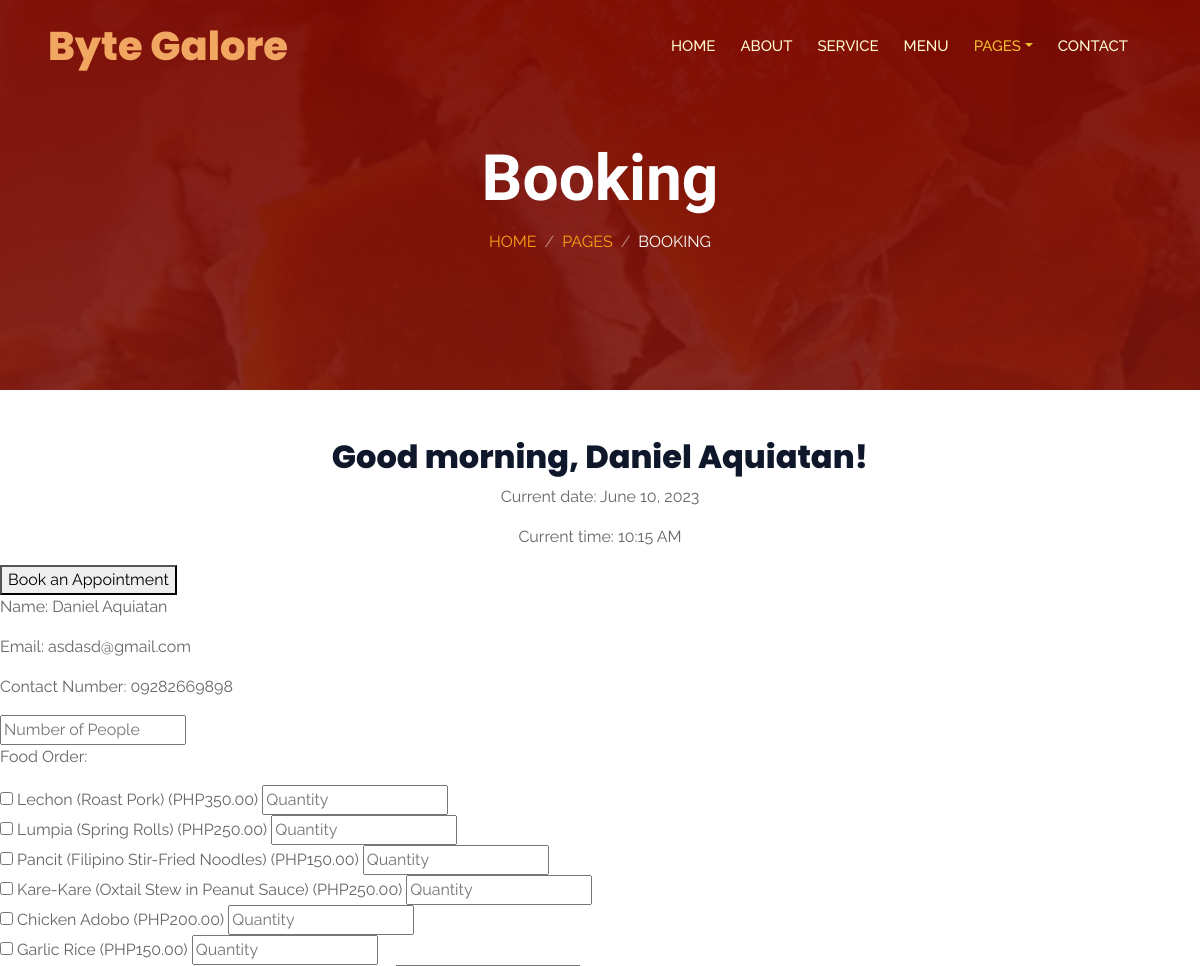
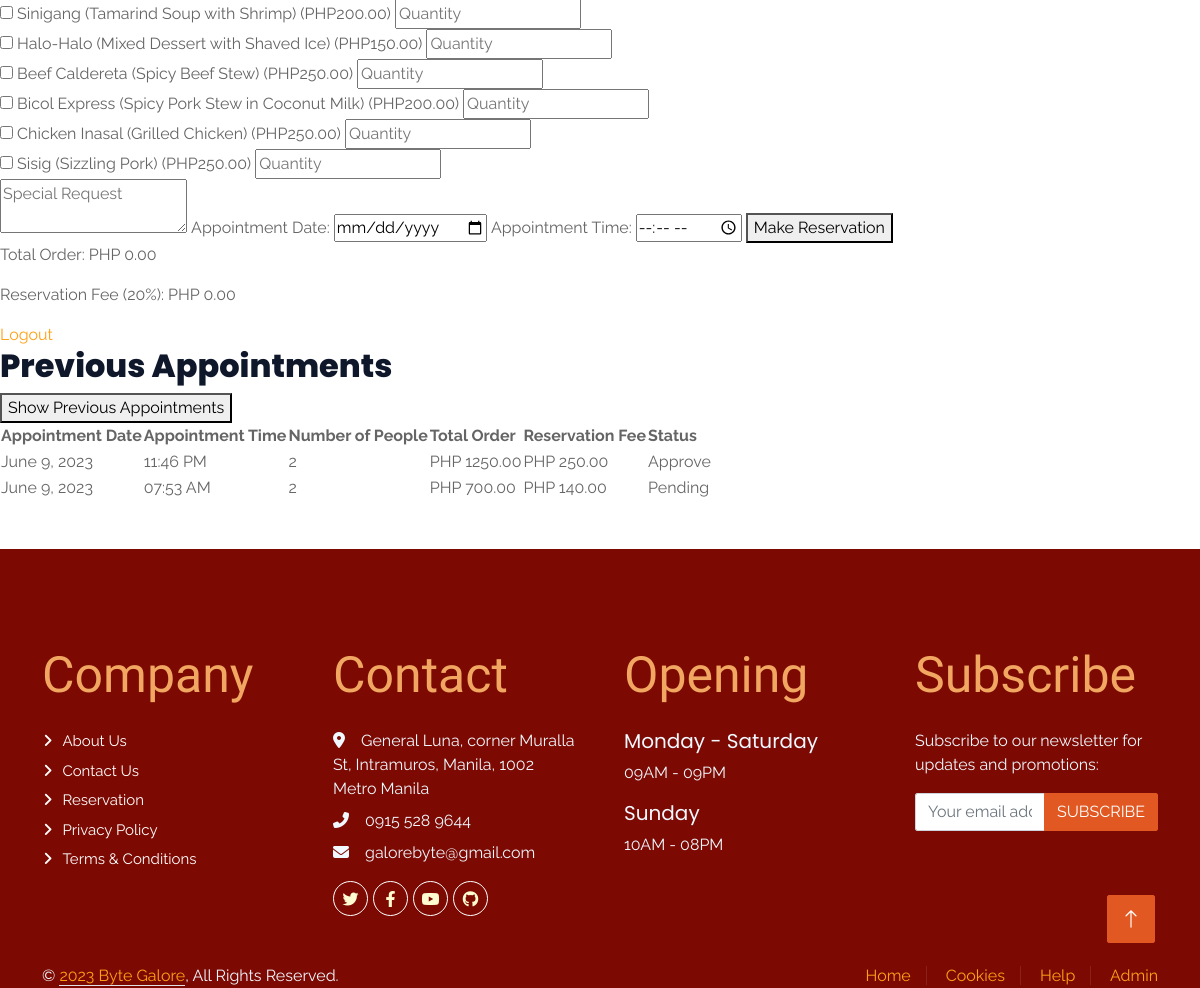
/booking.php (signed in), run on the app's committed database (2 pictures, top to bottom).
### tables this page shows
CREATE TABLE `users` (
  `id` int(225) NOT NULL,
  `name` varchar(100) NOT NULL,
  `email` varchar(100) NOT NULL,
  `password` varchar(100) NOT NULL,
  `profile_picture` varchar(1) NOT NULL,
  `contact_number` varchar(100) NOT NULL
);

CREATE TABLE `food_menu` (
  `id` int(11) NOT NULL,
  `name` varchar(255) NOT NULL,
  `price` decimal(10,2) NOT NULL
);

CREATE TABLE `appointments` (
  `id` int(11) NOT NULL,
  `user_id` int(11) DEFAULT NULL,
  `num_people` int(11) NOT NULL,
  `quantity` int(11) NOT NULL,
  `food_order` text NOT NULL,
  `special_request` text NOT NULL,
  `total_order` decimal(10,2) NOT NULL,
  `reservation_fee` decimal(10,2) NOT NULL,
  `proof_of_payment` varchar(255) NOT NULL,
  `reference_number` varchar(255) DEFAULT NULL,
  `appointment_time` time NOT NULL,
  `appointment_date` date NOT NULL,
  `booking_datetime` datetime NOT NULL,
  `status` varchar(20) NOT NULL DEFAULT 'Pending'
);

### booking.php (the view, shortened to what this page needs)
<?php
$conn = mysqli_connect('localhost', 'root', 'root', 'bytegalore');
$userId = $_SESSION['user_id'];
$query = "SELECT * FROM users WHERE id = '$userId'";
$result = mysqli_query($conn, $query);
$user = mysqli_fetch_assoc($result);
$userName = $user['name'];
$userEmail = $user['email'];
$userContactNumber = $user['contact_number'];
$query = "SELECT * FROM food_menu";
$result = mysqli_query($conn, $query);
$foodMenu = mysqli_fetch_all($result, MYSQLI_ASSOC);
$query = "SELECT * FROM appointments WHERE user_id = '$userId' ORDER BY appointment_date DESC";
$result = mysqli_query($conn, $query);
$appointments = mysqli_fetch_all($result, MYSQLI_ASSOC);
$currentDate = date('F j, Y');
$currentTime = date('h:i A');
?>
<!DOCTYPE html>
<html lang="en">
  <head>
    <link
      href="https://cdnjs.cloudflare.com/ajax/libs/font-awesome/5.10.0/css/all.min.css"
      rel="stylesheet"
    />
    <link
      href="https://cdn.jsdelivr.net/npm/bootstrap-icons@1.4.1/font/bootstrap-icons.css"
      rel="stylesheet"
    />
    <link rel="stylesheet" href="https://cdnjs.cloudflare.com/ajax/libs/font-awesome/6.1.1/css/all.min.css"
    />
    <link href="lib/animate/animate.min.css" rel="stylesheet" />
    <link href="lib/owlcarousel/assets/owl.carousel.min.css" rel="stylesheet" />
    <link
      href="lib/tempusdominus/css/tempusdominus-bootstrap-4.min.css"
      rel="stylesheet"
    />
    <link href="css/bootstrap.min.css" rel="stylesheet" />
    <link href="css/style.css" rel="stylesheet" />
  </head>
  <body>
    <div class="container-xxl bg-white p-0">
      <div class="container-xxl position-relative p-0">
        <nav
          class="navbar navbar-expand-lg navbar-dark bg-dark px-4 px-lg-5 py-3 py-lg-0"
        >
          <a href="" class="navbar-brand p-0">
            <h1 class="text-primary m-0">Byte Galore
            </h1>
          </a>
          <div class="collapse navbar-collapse" id="navbarCollapse">
            <div class="navbar-nav ms-auto py-0 pe-4">
              <a href="index.html" class="nav-item nav-link">Home</a>
              <a href="about.html" class="nav-item nav-link">About</a>
              <a href="service.html" class="nav-item nav-link">Service</a>
              <a href="menu.html" class="nav-item nav-link">Menu</a>
              <div class="nav-item dropdown">
                <a
                  href="#"
                  class="nav-link dropdown-toggle active"
                  data-bs-toggle="dropdown"
                  >Pages</a
                >
              </div>
              <a href="contact.html" class="nav-item nav-link">Contact</a>
            </div>
          </nav>
        <div class="container-xxl py-5 bg-dark hero-header mb-5">
          <div class="container text-center my-5 pt-5 pb-4">
            <h1 class="display-3 text-white mb-3 animated slideInDown">
              Booking
            </h1>
            <nav aria-label="breadcrumb">
              <ol class="breadcrumb justify-content-center text-uppercase">
                <li class="breadcrumb-item"><a href="#">Home</a></li>
                <li class="breadcrumb-item"><a href="#">Pages</a></li>
                <li
                  class="breadcrumb-item text-white active"
                  aria-current="page"
                >
                  Booking
                </li>
              </ol>
            </nav>
          </div>
        </div>
      </div>
      <center>
      <?php
    $hour = date('H');
    if ($hour < 12) {
        $greeting = 'Good morning';
    } elseif ($hour < 18) {
        $greeting = 'Good afternoon';
    } else {
        $greeting = 'Good evening';
    }
    ?>
    <h2><?php echo $greeting; ?>, <?php echo $userName; ?>!</h2>
    <p>Current date: <?php echo $currentDate; ?></p>
    <p>Current time: <?php echo $currentTime; ?></p>
    </center>
    <button id="bookAppointmentBtn" onclick="toggleForm()">Book an Appointment</button>
    <div id="appointmentForm" class="hidden">
        <form method="POST" action="profile.php">
            <p>Name: <?php echo $userName; ?></p>
            <p>Email: <?php echo $userEmail; ?></p>
            <p>Contact Number: <?php echo $userContactNumber; ?></p>
            <input type="number" name="numPeople" placeholder="Number of People" required>
            <p>Food Order:</p>
            <?php foreach ($foodMenu as $foodItem): ?>
                <label>
                    <input type="checkbox" name="foodOrder[]" value="<?php echo $foodItem['id']; ?>" data-price="<?php echo $foodItem['price']; ?>">
                    <?php echo $foodItem['name']; ?> (PHP<?php echo $foodItem['price']; ?>)
                </label>
                <input type="number" name="quantity[]" placeholder="Quantity" required>
                <br>
            <?php endforeach; ?>
            <textarea name="specialRequest" placeholder="Special Request"></textarea>
            <label>
                Appointment Date:
                <input type="date" name="appointmentDate" required>
            </label>
            <label>
                Appointment Time:
                <input type="time" name="appointmentTime" required>
            </label>
            <button type="submit">Make Reservation</button>
        </form>
        <p>Total Order: PHP <span id="totalOrder">0.00</span></p>
        <p>Reservation Fee (20%): PHP <span id="reservationFee">0.00</span></p>
    </div>
    <a href="login.php">Logout</a>
    <h2>Previous Appointments</h2>
    <button id="showAppointmentsBtn" onclick="toggleAppointments()">Show Previous Appointments</button>
    <table id="appointmentsTable" class="hidden">
        <thead>
            <tr>
                <th>Appointment Date</th>
                <th>Appointment Time</th>
                <th>Number of People</th>
                <th>Total Order</th>
                <th>Reservation Fee</th>
                <th>Status</th>
            </tr>
        </thead>
        <tbody>
        <?php foreach ($appointments as $appointment): ?>
                <tr>
                    <td><?php echo date('F j, Y', strtotime($appointment['appointment_date'])); ?></td>
                    <td><?php echo date('h:i A', strtotime($appointment['appointment_time'])); ?></td>
                    <td><?php echo $appointment['num_people']; ?></td>
                    <td>PHP <?php echo $appointment['total_order']; ?></td>
                    <td>PHP <?php echo $appointment['reservation_fee']; ?></td>
                    <td><?php echo $appointment['status']; ?></td>
                </tr>
            <?php endforeach; ?>
        </tbody>
    </table>
<div class="container-fluid bg-dark text-light footer pt-5 mt-5 wow fadeIn" data-wow-delay="0.1s">
  <div class="container py-5">
    <div class="row g-5">
      <div class="col-lg-3 col-md-6">
        <h4 class="section-title ff-secondary text-start text-primary fw-normal mb-4">Company</h4>
        <a class="btn btn-link" href="about.html">About Us</a>
        <a class="btn btn-link" href="contact.php">Contact Us</a>
        <a class="btn btn-link" href="login.php">Reservation</a>
        <a class="btn btn-link" href="#" data-bs-toggle="modal" data-bs-target="#privacyModal">Privacy Policy</a>
        <a class="btn btn-link" href="#" data-bs-toggle="modal" data-bs-target="#termsModal">Terms & Conditions</a>
      </div>
      <div class="col-lg-3 col-md-6">
        <h4 class="section-title ff-secondary text-start text-primary fw-normal mb-4">Contact</h4>
        <p class="mb-2"><i class="fa fa-map-marker-alt me-3"></i>General Luna, corner Muralla St, Intramuros, Manila, 1002 Metro Manila</p>
        <p class="mb-2"><i class="fa fa-phone-alt me-3"></i>0915 528 9644</p>
        <p class="mb-2"><i class="fa fa-envelope me-3"></i>galorebyte@gmail.com</p>
        <div class="d-flex pt-2">
          <a class="btn btn-outline-light btn-social" href="https://twitter.com/Byte_Galore"><i class="fab fa-twitter"></i></a>
          <a class="btn btn-outline-light btn-social" href="https://www.facebook.com/bytegalore"><i class="fab fa-facebook-f"></i></a>
          <a class="btn btn-outline-light btn-social" href="https://www.youtube.com/@ByteGalore"><i class="fab fa-youtube"></i></a>
          <a class="btn btn-outline-light btn-social" href="https://github.com/ByteGalore"><i class="fab fa-github"></i></a>
        </div>
      </div>
      <div class="col-lg-3 col-md-6">
        <h4 class="section-title ff-secondary text-start text-primary fw-normal mb-4">Opening</h4>
        <h5 class="text-light fw-normal">Monday - Saturday</h5>
        <p>09AM - 09PM</p>
        <h5 class="text-light fw-normal">Sunday</h5>
        <p>10AM - 08PM</p>
      </div>
      <div class="col-lg-3 col-md-6">
        <h4 class="section-title ff-secondary text-start text-primary fw-normal mb-4">Subscribe</h4>
        <p>Subscribe to our newsletter for updates and promotions:</p>
        <form class="subscribe-form" method="post" action="subscribe.php">
          <div class="input-group">
            <input type="email" class="form-control" name="email" placeholder="Your email address" aria-label="Your email address" aria-describedby="subscribe-btn">
            <button class="btn btn-primary" type="submit" id="subscribe-btn">Subscribe</button>
          </div>
        </form>
      </div>
    </div>
  </div>
  <div class="container">
    <div class="row">
      <div class="col-md-6 text-center text-md-start mb-3 mb-md-0">
        &copy; <a class="border-bottom" href="#">2023 Byte Galore</a>, All Rights Reserved.
      </div>
      <div class="col-md-6 text-center text-md-end">
        <div class="footer-menu">
          <a href="index.html">Home</a>
          <a href="">Cookies</a>
          <a href="">Help</a>
          <a href="admin_login.php">Admin</a>
        </div>
      </div>
    </div>
  </div>
</div>
      <a href="#" class="btn btn-lg btn-primary btn-lg-square back-to-top"
        ><i class="bi bi-arrow-up"></i
      ></a>
    </div>
  </body>
</html>

### css/style.css (style rules this page uses)
:root { --primary: #F1BC31; --light: #fffbd0; --dark: #b22222; }
.ff-secondary { font-family: 'Cookie', cursive; font-weight: bold; text-decoration: none; }
.back-to-top { position: fixed; display: none; right: 45px; bottom: 45px; z-index: 99; }
body { margin: 0; padding: 0; }
.btn { font-family:'Raleway', sans-serif; font-weight: 400; text-transform: uppercase; transition: 0.5s; }
.btn.btn-primary, .btn.btn-secondary { color: #ffffff; }
.btn-lg-square { width: 48px; height: 48px; }
.btn-square, .btn-sm-square, .btn-lg-square { padding: 0; display: flex; align-items: center; justify-content: center; font-weight: normal; border-radius: 2px; }
.navbar-dark .navbar-nav .nav-link { position: relative; margin-left: 25px; padding: 35px 0; font-size: 15px; color: var(--light) !important; text-transform: uppercase; font-weight: 500; outline: none; transition: 0.5s; }
.navbar-dark .navbar-nav .nav-link:hover, .navbar-dark .navbar-nav .nav-link.active { color: var(--primary) !important; }
@media (min-width: 992px) { .navbar-dark { position: absolute; width: 100%; top: 0; left: 0; z-index: 999; background: transparent !important; } }
.hero-header { background: linear-gradient(rgba(124, 10, 2, 0.95), rgba(124, 21, 13, 0.9)), url(../img/lechonbalat.jpg); background-position: center center; background-repeat: no-repeat; background-size: cover; }
.breadcrumb-item + .breadcrumb-item::before { color: rgba(255, 255, 255, 0.5); }
.section-title { font-size: 50px; position: relative; display: inline-block; }
.section-title.text-start::before, .section-title.text-end::after { display: none; }
.footer .btn.btn-social { margin-right: 5px; width: 35px; height: 35px; display: flex; align-items: center; justify-content: center; color: var(--light); border: 1px solid #ffffff; border-radius: 35px; transition: 0.3s; }
.footer .btn.btn-link { display: block; margin-bottom: 5px; padding: 0; text-align: left; color: #ffffff; font-size: 15px; font-weight: normal; text-transform: capitalize; transition: 0.3s; }
.footer .btn.btn-link::before { font-family: "Varela Round", sans-serif; position: relative; content: "\f105"; font-family: "Font Awesome 5 Free"; font-weight: 900; margin-right: 10px; }
.footer .footer-menu a { margin-right: 15px; padding-right: 15px; border-right: 1px solid rgba(255, 255, 255, 0.1); }
.footer .footer-menu a:last-child { margin-right: 0; padding-right: 0; border-right: none; }

### data on the page
users: name "Daniel Aquiatan", email "asdasd@gmail.com", contact_number "09282669898"
food_menu: name "Lechon (Roast Pork)", price "350.00"
food_menu: name "Lumpia (Spring Rolls)", price "250.00"
food_menu: name "Pancit (Filipino Stir-Fried Noodles)", price "150.00"
food_menu: name "Kare-Kare (Oxtail Stew in Peanut Sauce)", price "250.00"
food_menu: name "Chicken Adobo", price "200.00"
food_menu: name "Garlic Rice", price "150.00"
food_menu: name "Sinigang (Tamarind Soup with Shrimp)", price "200.00"
food_menu: name "Halo-Halo (Mixed Dessert with Shaved Ice)", price "150.00"
food_menu: name "Beef Caldereta (Spicy Beef Stew)", price "250.00"
food_menu: name "Bicol Express (Spicy Pork Stew in Coconut Milk)", price "200.00"
food_menu: name "Chicken Inasal (Grilled Chicken)", price "250.00"
food_menu: name "Sisig (Sizzling Pork)", price "250.00"
appointments: appointment_date "June 9, 2023", appointment_time "11:46 PM", num_people "2", total_order "1250.00", reservation_fee "250.00", status "Approve"
appointments: appointment_date "June 9, 2023", appointment_time "07:53 AM", num_people "2", total_order "700.00", reservation_fee "140.00", status "Pending"

### other printed values
$greeting "Good morning"
